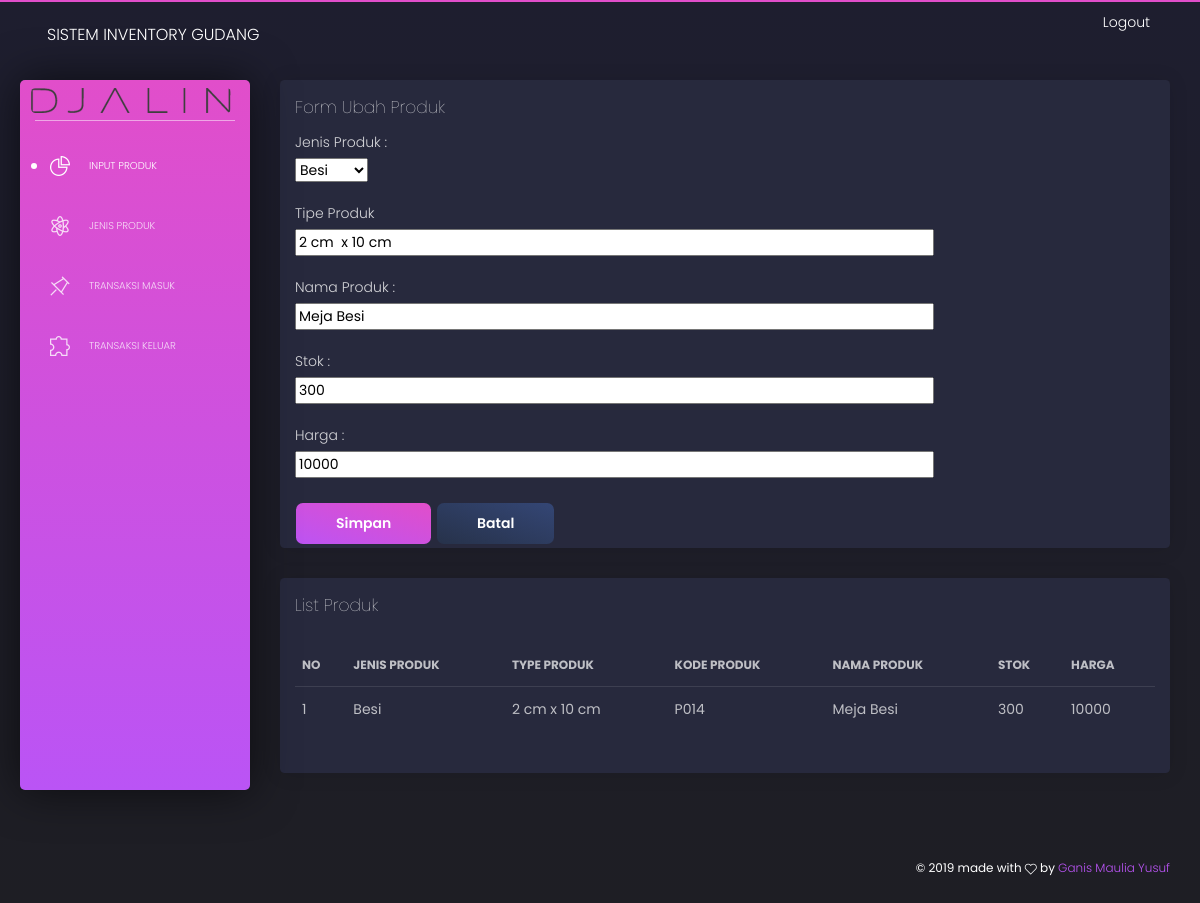
The app's page /index.php/Produk/ubah_produk/P014 with its own data.
### tables this page shows
CREATE TABLE IF NOT EXISTS `produk` (
  `kode_produk` varchar(50) NOT NULL,
  `kode_jenis` varchar(50) NOT NULL,
  `nama_produk` varchar(100) NOT NULL,
  `stok` int(100) NOT NULL,
  `harga` int(100) NOT NULL,
  `type_produk` varchar(100) NOT NULL,
  PRIMARY KEY (`kode_produk`)
);

CREATE TABLE IF NOT EXISTS `jenis` (
  `kode_jenis` varchar(50) NOT NULL,
  `nama_jenis` varchar(100) NOT NULL,
  PRIMARY KEY (`kode_jenis`)
);

### application/controllers/Produk.php (called while the page is built, shortened)
<?php
class Produk extends CI_Controller {
	function __construct()
			{
				$this->load->model('Login_m');
				$this->load->model('Produk_m');
				$this->load->helper('url');
			}
	public function ubah_produk(){
		$kode_produk = $this->uri->segment(3);
		$data['produk']=$this->Produk_m->ambilData2($kode_produk);
		$this->load->view('ubah_produk_v',$data);
	}
}

### index.php (called while the page is built, shortened)
<?php
require_once BASEPATH.'core/CodeIgniter.php';

### application/models/Produk_m.php (called while the page is built, shortened)
<?php
	class Produk_m extends CI_Model
	{
		public function ambilData2($kode_produk){
			$sql = "select * from produk as p inner join jenis as j on j.kode_jenis = p.kode_jenis where kode_produk = '".$kode_produk."'";
			return $this->db->query($sql);
		}
	}
?>

### application/views/ubah_produk_v.php (the view, shortened to what this page needs)
<!DOCTYPE html>
<html lang="en">
<head>
  <link href="https://use.fontawesome.com/releases/v5.0.6/css/all.css" rel="stylesheet">
  <link href="<?php echo base_url();?>/assets/css/nucleo-icons.css" rel="stylesheet" />
  <link href="<?php echo base_url();?>/assets/css/black-dashboard.css?v=1.0.0" rel="stylesheet" />
  <link href="<?php echo base_url();?>/assets/demo/demo.css" rel="stylesheet" />
</head>
<body class="">
  <div class="wrapper">
    <div class="sidebar">
      <div class="sidebar-wrapper">
        <div class="logo">
          <img src="<?php echo base_url();?>/assets/img/djalin-logo.png" alt="Profile Photo">
        </div>
        <ul class="nav">
          <li class="active">
            <a href="<?php echo site_url(); ?>/Produk">
              <i class="tim-icons icon-chart-pie-36"></i>
              <p>Input Produk</p>
            </a>
          </li>
          <li>
            <a href="<?php echo site_url(); ?>/Login">
              <i class="tim-icons icon-atom"></i>
              <p>Jenis Produk</p>
            </a>
          </li>
          <li>
            <a href="<?php echo site_url(); ?>/Transaksi_masuk">
              <i class="tim-icons icon-pin"></i>
              <p>Transaksi Masuk</p>
            </a>
          </li>
          <li>
              <a href="<?php echo site_url(); ?>/Transaksi_keluar">
              <i class="tim-icons icon-puzzle-10"></i>
              <p>Transaksi Keluar</p>
            </a>
          </li>
        </ul>
      </div>
    </div>
    <div class="main-panel">
      <nav class="navbar navbar-expand-lg navbar-absolute navbar-transparent">
        <div class="container-fluid">
          <div class="navbar-wrapper">
            <a class="navbar-brand" href="<?php echo base_url();?>"javascript:void(0)">Sistem Inventory Gudang</a>
          </div>
          <div class="collapse navbar-collapse" id="navigation">
            <ul class="navbar-nav ml-auto">
              <li class="search-bar input-group">
                  <a href="<?php echo site_url('Login_user/logout');?>">Logout</a>
              </li>
            </ul>
          </div>
        </div>
      </nav>
      <div class="content">
        <div class="row">
          <div class="col-md-12">
            <div class="card">
              <div class="card-header">
                <h4 class="card-title">Form Ubah Produk </h4>
                <p>Jenis Produk   :</p>
                <form action="<?php echo site_url(); ?>/Produk/update_produk" method=post>
                   <?php
                      foreach ($produk->result() as $i) {
                    ?>
                <select name="kode_jenis" id="kode_jenis" >
                      <option value="<?php echo $i->kode_jenis;?>">
                         <?php echo $i->nama_jenis;?></option>
                </select>
                  <br /><br />
                    <p>Tipe Produk</p>
                    <input type="text" name="type_produk" size="50" value="<?php echo $i->type_produk ?>"><br /><br />
                    <p>Nama Produk   :</p>
                    <input type="text" name="nama_produk" size="50" value="<?php echo $i->nama_produk ?>"><br /><br />
                    <p>Stok          :</p>
                    <input type="text" name="stok" size="50" value="<?php echo $i->stok ?>"><br /><br />
                    <p>Harga         :</p>
                    <input type="text" name="harga" size="50" value="<?php echo $i->harga ?>"><br /><br />
                    <input type="submit" value="Simpan" button type="button" class="btn btn-primary">
                    <a href="<?php echo site_url(); ?>/Produk" button type="button" class="btn btn-default batal">Batal</a>
                    <?php
                     }
                      ?>
                </form>
              </div>
            </div>
          </div>
          <div class="col-md-12">
            <div class="card ">
              <div class="card-header">
                <h4 class="card-title">List Produk</h4>
              </div>
              <div class="card-body">
                <div class="table-responsive">
                  <table class="table tablesorter " id="">
                    <thead class=" text-primary">
                      <tr>
                        <th>
                          No
                        </th>
                        <th>
                          Jenis Produk
                        </th>
                        <th>
                          Type Produk
                        </th>
                        <th>
                          Kode Produk
                        </th>
                        <th>
                          Nama Produk
                        </th>
                        <th>
                          Stok
                        </th>
                        <th>
                          Harga
                        </th>
                      </tr>
                    </thead>
                    <tbody>
                      <?php
                          $no=1;
                            foreach ($produk->result() as $i) {
                          ?>
                          <td><?php echo $no++ ?></td>
                          <td><?php echo $i->nama_jenis ?></td>
                          <td><?php echo $i->type_produk?></td>
                          <td><?php echo $i->kode_produk?></td>
                          <td><?php echo $i->nama_produk?></td>
                          <td><?php echo $i->stok?></td>
                          <td><?php echo $i->harga?></td>
                        <?php
                          }
                          ?>
                    </tbody>
                  </table>
                </div>
              </div>
            </div>
          </div>
        </div>
      </div>
      <footer class="footer">
        <div class="container-fluid">
          <div class="copyright">
            ©
             made with <i class="tim-icons icon-heart-2"></i> by
            <a href="<?php echo base_url();?>javascript:void(0)" target="_blank">Ganis Maulia Yusuf</a>
          </div>
        </div>
      </footer>
    </div>
  </div>
</body>
</html>

### records on screen
produk: kode_jenis "Besi", type_produk "2 cm x 10 cm", nama_produk "Meja Besi", stok "300", harga "10000", kode_jenis.nama_jenis "Besi", kode_produk "P014"
